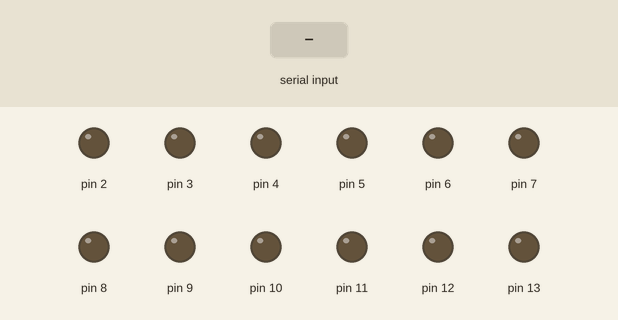
This sketch was run on a simulated Arduino Mega 2560, built with avr-gcc and run on an emulated ATmega2560. On the bench: output pins drawn as LEDs (lit = HIGH). The inputs (shaded band) are chosen by the test bench. What the sketch prints to the serial monitor is not drawn.

Above: at 1.2 s.
1.3 s: "4\n" received over Serial
At 3.1 s:
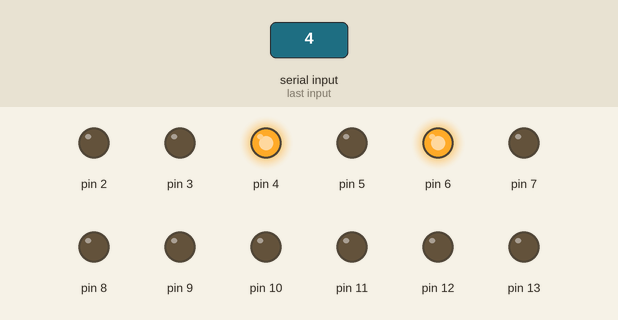
3.8 s: "5\n" received over the second serial link
At 5.2 s:
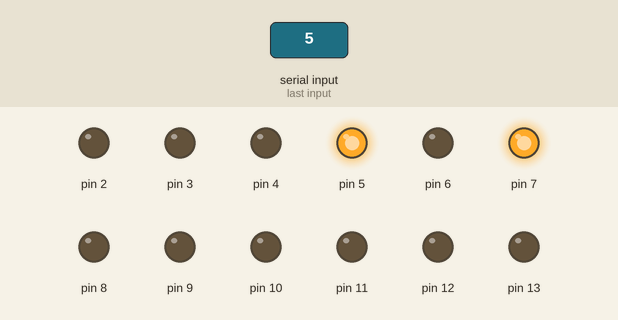
6.3 s: "6\n" received over Serial
At 8.1 s:
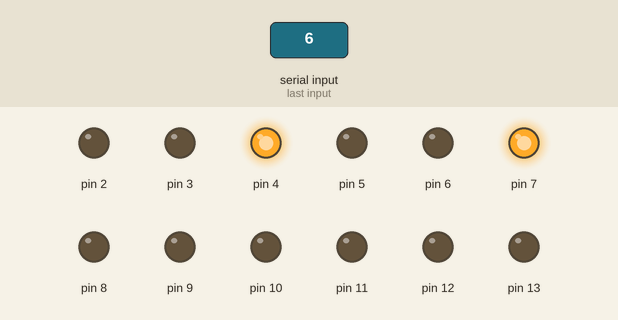
8.8 s: "7\n" received over the second serial link
At 10.2 s:
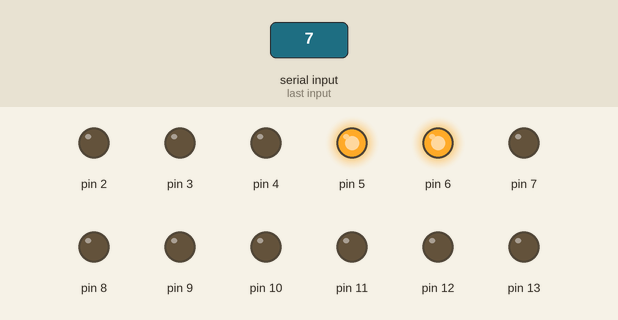
11.3 s: "90,45\n" received over the second serial link
At 13.2 s:
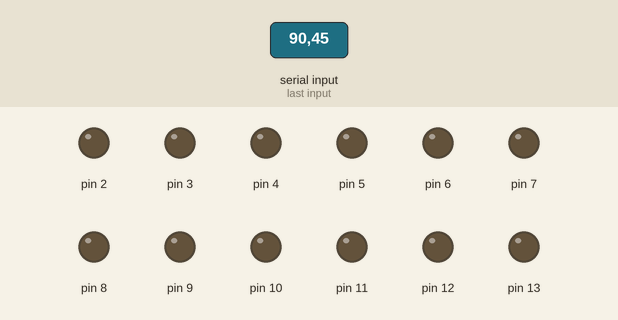
13.8 s: "4\n" received over the second serial link
At 15.2 s:
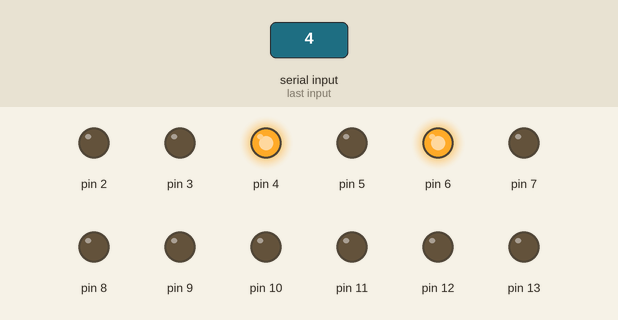
Timing chart, 0 to 16.8 s (numbered marks = the images above; inputs shaded):
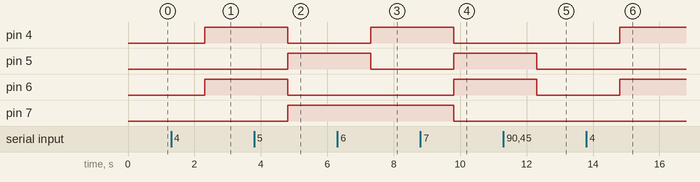

The sketch:

OldRobot.ino
```cpp
int p2 = 2;
int p3 = 3;
int p4 = 4;
int p5 = 5;
int p6 = 6;
int p7 = 7;
int p8 = 8;
int p9 = 9;
int p10 = 10;
int p11 = 11;
int p12 = 12;
int p13 = 13;


String	str;

void setup() {
	Serial.begin(9600);
	Serial1.begin(9600);
	Serial.println("start:");
	str = "";

	for (int i = 2;i <= 13;i++) {
		pinMode(i, OUTPUT);
		digitalWrite(i, LOW);
	}


}

void loop() {
  // listen to commends from usb
	if (Serial.available() > 0) {
		str = Serial.readString();
		setPinFromSerial(str);
	}
 // listen to commends from bluetooth
	else if (Serial1.available() > 0) {
		str = Serial1.readString();
		setPinFromSerial(str);
	}

	delay(10);
}


void setPinFromSerial(String str) {

	for (int i = 2;i <= 13;i++) {
		digitalWrite(i, LOW);
	}
	//Serial.println("got: " + str);
	if (!str.compareTo("s"))
		return;
	int p = str.toInt();
	if (p<2 || p> 13)
		return;
	if (p >= 4 && p <= 7) {
		switch (p) {
		case 4:
			analogWrite(4, 255);
			analogWrite(6, 255);
			break;
		case 5:
			analogWrite(5, 255);
			analogWrite(7, 255);
			break;
		case 6:
			analogWrite(4, 255);
			analogWrite(7, 255);
			break;
		case 7:
			analogWrite(5, 255);
			analogWrite(6, 255);
			break;

		}
	}
	else {
		analogWrite(p, 255);
	}
	//Serial.println("start pin " + str);


}
```

Measured:
- after the input at 1.3 s, pin 4, pin 6: LOW → HIGH after 1.0 s
- after the input at 3.8 s, pin 4, pin 6: HIGH → LOW after 1.0 s; pin 5, pin 7: LOW → HIGH after 1.0 s
- after the input at 6.3 s, pin 4: LOW → HIGH after 1.0 s; pin 5: HIGH → LOW after 1.0 s
- after the input at 8.8 s, pin 4, pin 7: HIGH → LOW after 1.0 s; pin 5, pin 6: LOW → HIGH after 1.0 s
- after the input at 11.3 s, pin 5, pin 6: HIGH → LOW after 1.0 s
- after the input at 13.8 s, pin 4, pin 6: LOW → HIGH after 1.0 s
